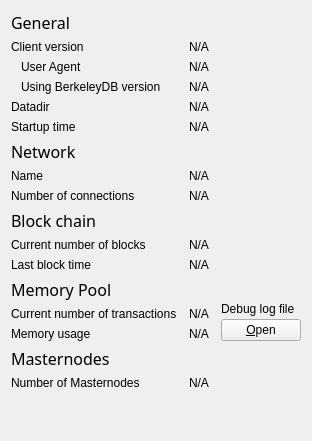
     <widget class="QWidget" name="tab_info">
      <attribute name="title">
       <string>&amp;Information</string>
      </attribute>
      <layout class="QGridLayout" name="gridLayout" columnstretch="0,1,0">
       <property name="horizontalSpacing">
        <number>12</number>
       </property>
       <item row="0" column="0">
        <widget class="QLabel" name="label_9">
         <property name="font">
          <font>
           <family>Uroob</family>
           <pointsize>12</pointsize>
           <weight>9</weight>
           <italic>false</italic>
           <bold>false</bold>
          </font>
         </property>
         <property name="text">
          <string>General</string>
         </property>
        </widget>
       </item>
       <item row="1" column="0">
        <widget class="QLabel" name="label_6">
         <property name="text">
          <string>Client version</string>
         </property>
        </widget>
       </item>
       <item row="1" column="1" colspan="2">
        <widget class="QLabel" name="clientVersion">
         <property name="cursor">
          <cursorShape>IBeamCursor</cursorShape>
         </property>
         <property name="text">
          <string>N/A</string>
         </property>
         <property name="textFormat">
          <enum>Qt::PlainText</enum>
         </property>
         <property name="textInteractionFlags">
          <set>Qt::LinksAccessibleByMouse|Qt::TextSelectableByKeyboard|Qt::TextSelectableByMouse</set>
         </property>
        </widget>
       </item>
       <item row="2" column="0">
        <widget class="QLabel" name="labelClientUserAgent">
         <property name="text">
          <string>User Agent</string>
         </property>
         <property name="indent">
          <number>10</number>
         </property>
        </widget>
       </item>
       <item row="2" column="1" colspan="2">
        <widget class="QLabel" name="clientUserAgent">
         <property name="cursor">
          <cursorShape>IBeamCursor</cursorShape>
         </property>
         <property name="text">
          <string>N/A</string>
         </property>
         <property name="textFormat">
          <enum>Qt::PlainText</enum>
         </property>
         <property name="textInteractionFlags">
          <set>Qt::LinksAccessibleByMouse|Qt::TextSelectableByKeyboard|Qt::TextSelectableByMouse</set>
         </property>
        </widget>
       </item>
       <item row="3" column="0">
        <widget class="QLabel" name="label_berkeleyDBVersion">
         <property name="text">
          <string>Using BerkeleyDB version</string>
         </property>
         <property name="indent">
          <number>10</number>
         </property>
        </widget>
       </item>
       <item row="3" column="1" colspan="2">
        <widget class="QLabel" name="berkeleyDBVersion">
         <property name="cursor">
          <cursorShape>IBeamCursor</cursorShape>
         </property>
         <property name="text">
          <string>N/A</string>
         </property>
         <property name="textFormat">
          <enum>Qt::PlainText</enum>
         </property>
         <property name="textInteractionFlags">
          <set>Qt::LinksAccessibleByMouse|Qt::TextSelectableByKeyboard|Qt::TextSelectableByMouse</set>
         </property>
        </widget>
       </item>
       <item row="4" column="0">
        <widget class="QLabel" name="label_12">
         <property name="text">
          <string>Datadir</string>
         </property>
        </widget>
       </item>
       <item row="4" column="1" colspan="2">
        <widget class="QLabel" name="dataDir">
         <property name="cursor">
          <cursorShape>IBeamCursor</cursorShape>
         </property>
         <property name="text">
          <string>N/A</string>
         </property>
         <property name="textFormat">
          <enum>Qt::PlainText</enum>
         </property>
         <property name="wordWrap">
          <bool>true</bool>
         </property>
         <property name="textInteractionFlags">
          <set>Qt::LinksAccessibleByMouse|Qt::TextSelectableByKeyboard|Qt::TextSelectableByMouse</set>
         </property>
        </widget>
       </item>
       <item row="5" column="0">
        <widget class="QLabel" name="label_13">
         <property name="text">
          <string>Startup time</string>
         </property>
        </widget>
       </item>
       <item row="5" column="1" colspan="2">
        <widget class="QLabel" name="startupTime">
         <property name="cursor">
          <cursorShape>IBeamCursor</cursorShape>
         </property>
         <property name="text">
          <string>N/A</string>
         </property>
         <property name="textFormat">
          <enum>Qt::PlainText</enum>
         </property>
         <property name="textInteractionFlags">
          <set>Qt::LinksAccessibleByMouse|Qt::TextSelectableByKeyboard|Qt::TextSelectableByMouse</set>
         </property>
        </widget>
       </item>
       <item row="6" column="0">
        <widget class="QLabel" name="labelNetwork">
         <property name="font">
          <font>
           <family>Uroob</family>
           <pointsize>12</pointsize>
           <weight>9</weight>
           <italic>false</italic>
           <bold>false</bold>
          </font>
         </property>
         <property name="text">
          <string>Network</string>
         </property>
        </widget>
       </item>
       <item row="7" column="0">
        <widget class="QLabel" name="label_8">
         <property name="text">
          <string>Name</string>
         </property>
        </widget>
       </item>
       <item row="7" column="1" colspan="2">
        <widget class="QLabel" name="networkName">
         <property name="cursor">
          <cursorShape>IBeamCursor</cursorShape>
         </property>
         <property name="text">
          <string>N/A</string>
         </property>
         <property name="textFormat">
          <enum>Qt::PlainText</enum>
         </property>
         <property name="textInteractionFlags">
          <set>Qt::LinksAccessibleByMouse|Qt::TextSelectableByKeyboard|Qt::TextSelectableByMouse</set>
         </property>
        </widget>
       </item>
       <item row="8" column="0">
        <widget class="QLabel" name="label_7">
         <property name="text">
          <string>Number of connections</string>
         </property>
        </widget>
       </item>
       <item row="8" column="1" colspan="2">
        <widget class="QLabel" name="numberOfConnections">
         <property name="cursor">
          <cursorShape>IBeamCursor</cursorShape>
         </property>
         <property name="text">
          <string>N/A</string>
         </property>
         <property name="textFormat">
          <enum>Qt::PlainText</enum>
         </property>
         <property name="textInteractionFlags">
          <set>Qt::LinksAccessibleByMouse|Qt::TextSelectableByKeyboard|Qt::TextSelectableByMouse</set>
         </property>
        </widget>
       </item>
       <item row="9" column="0">
        <widget class="QLabel" name="label_10">
         <property name="font">
          <font>
           <family>Uroob</family>
           <pointsize>12</pointsize>
           <weight>9</weight>
           <italic>false</italic>
           <bold>false</bold>
          </font>
         </property>
         <property name="text">
          <string>Block chain</string>
         </property>
        </widget>
       </item>
       <item row="10" column="0">
        <widget class="QLabel" name="label_3">
         <property name="text">
          <string>Current number of blocks</string>
         </property>
        </widget>
       </item>
       <item row="10" column="1" colspan="2">
        <widget class="QLabel" name="numberOfBlocks">
         <property name="cursor">
          <cursorShape>IBeamCursor</cursorShape>
         </property>
         <property name="text">
          <string>N/A</string>
         </property>
         <property name="textFormat">
          <enum>Qt::PlainText</enum>
         </property>
         <property name="textInteractionFlags">
          <set>Qt::LinksAccessibleByMouse|Qt::TextSelectableByKeyboard|Qt::TextSelectableByMouse</set>
         </property>
        </widget>
       </item>
       <item row="11" column="0">
        <widget class="QLabel" name="labelLastBlockTime">
         <property name="text">
          <string>Last block time</string>
         </property>
        </widget>
       </item>
       <item row="11" column="1" colspan="2">
        <widget class="QLabel" name="lastBlockTime">
         <property name="cursor">
          <cursorShape>IBeamCursor</cursorShape>
         </property>
         <property name="text">
          <string>N/A</string>
         </property>
         <property name="textFormat">
          <enum>Qt::PlainText</enum>
         </property>
         <property name="textInteractionFlags">
          <set>Qt::LinksAccessibleByMouse|Qt::TextSelectableByKeyboard|Qt::TextSelectableByMouse</set>
         </property>
        </widget>
       </item>
       <item row="12" column="0">
        <widget class="QLabel" name="labelMempoolTitle">
         <property name="font">
          <font>
           <family>Uroob</family>
           <pointsize>12</pointsize>
           <weight>9</weight>
           <italic>false</italic>
           <bold>false</bold>
          </font>
         </property>
         <property name="text">
          <string>Memory Pool</string>
         </property>
        </widget>
       </item>
       <item row="13" column="0">
        <widget class="QLabel" name="labelNumberOfTransactions">
         <property name="text">
          <string>Current number of transactions</string>
         </property>
        </widget>
       </item>
       <item row="13" column="1">
        <widget class="QLabel" name="mempoolNumberTxs">
         <property name="cursor">
          <cursorShape>IBeamCursor</cursorShape>
         </property>
         <property name="text">
          <string>N/A</string>
         </property>
         <property name="textFormat">
          <enum>Qt::PlainText</enum>
         </property>
         <property name="textInteractionFlags">
          <set>Qt::LinksAccessibleByMouse|Qt::TextSelectableByKeyboard|Qt::TextSelectableByMouse</set>
         </property>
        </widget>
       </item>
       <item row="14" column="0">
        <widget class="QLabel" name="labelMemoryUsage">
         <property name="text">
          <string>Memory usage</string>
         </property>
        </widget>
       </item>
       <item row="14" column="1">
        <widget class="QLabel" name="mempoolSize">
         <property name="cursor">
          <cursorShape>IBeamCursor</cursorShape>
         </property>
         <property name="text">
          <string>N/A</string>
         </property>
         <property name="textFormat">
          <enum>Qt::PlainText</enum>
         </property>
         <property name="textInteractionFlags">
          <set>Qt::LinksAccessibleByMouse|Qt::TextSelectableByKeyboard|Qt::TextSelectableByMouse</set>
         </property>
        </widget>
       </item>
       <item row="15" column="0">
        <widget class="QLabel" name="masternodesLabel">
         <property name="font">
          <font>
           <family>Uroob</family>
           <pointsize>12</pointsize>
           <weight>9</weight>
           <italic>false</italic>
           <bold>false</bold>
          </font>
         </property>
         <property name="text">
          <string>Masternodes</string>
         </property>
        </widget>
       </item>
       <item row="16" column="0">
        <widget class="QLabel" name="masternodeCountLabel">
         <property name="text">
          <string>Number of Masternodes</string>
         </property>
        </widget>
       </item>
       <item row="16" column="1">
        <widget class="QLabel" name="masternodeCount">
         <property name="text">
          <string>N/A</string>
         </property>
        </widget>
       </item>
       <item row="12" column="2" rowspan="3">
        <layout class="QVBoxLayout" name="verticalLayoutDebugButton">
         <property name="spacing">
          <number>3</number>
         </property>
         <item>
          <spacer name="verticalSpacer_2">
           <property name="orientation">
            <enum>Qt::Vertical</enum>
           </property>
           <property name="sizeHint" stdset="0">
            <size>
             <width>10</width>
             <height>5</height>
            </size>
           </property>
          </spacer>
         </item>
         <item>
          <widget class="QLabel" name="labelDebugLogfile">
           <property name="text">
            <string>Debug log file</string>
           </property>
          </widget>
         </item>
         <item>
          <widget class="QPushButton" name="openDebugLogfileButton">
           <property name="toolTip">
            <string>Open the %1 debug log file from the current data directory. This can take a few seconds for large log files.</string>
           </property>
           <property name="text">
            <string>&amp;Open</string>
           </property>
           <property name="autoDefault">
            <bool>false</bool>
           </property>
          </widget>
         </item>
        </layout>
       </item>
       <item row="17" column="0">
        <spacer name="verticalSpacer">
         <property name="orientation">
          <enum>Qt::Vertical</enum>
         </property>
         <property name="sizeHint" stdset="0">
          <size>
           <width>20</width>
           <height>40</height>
          </size>
         </property>
        </spacer>
       </item>
      </layout>
     </widget>
